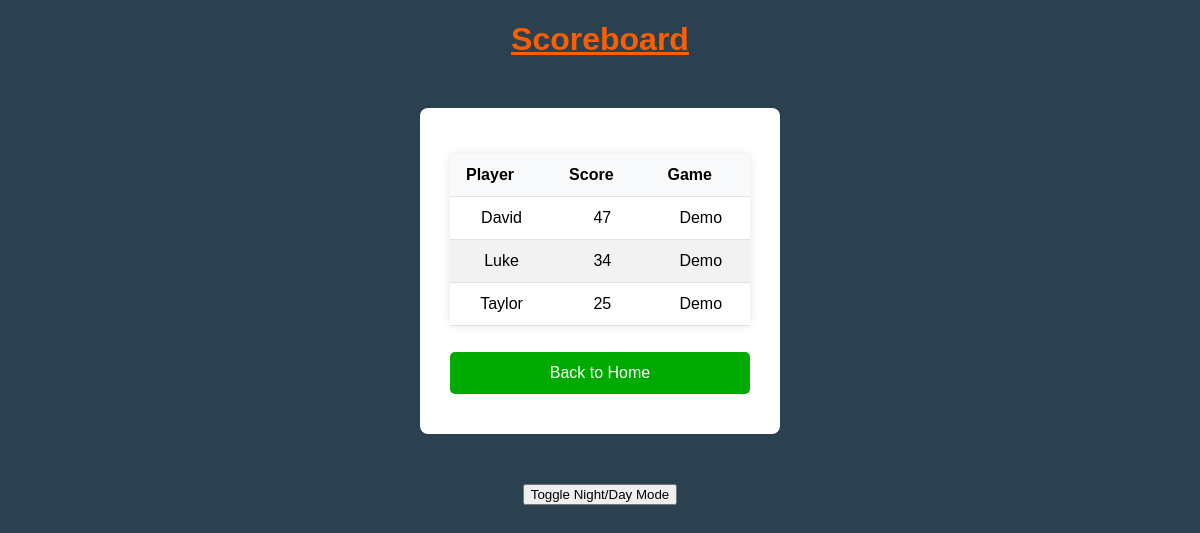
The page /scoreboard on the database as committed earlier.
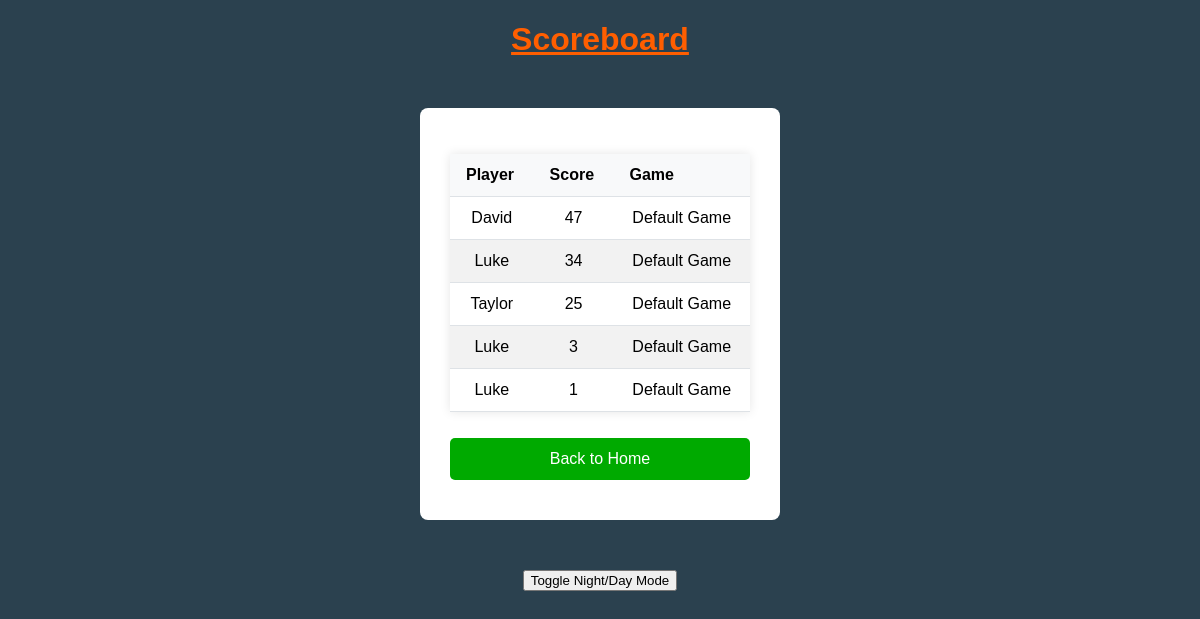
The same page on the database as committed later.
### src/models.py (models this page shows)
class GameResult(db.Model):
    id = db.Column(db.Integer, primary_key=True)
    user_id = db.Column(db.Integer, ForeignKey("user.id"))
    set_id = db.Column(db.Integer, ForeignKey("question_set.id"))
    score = db.Column(db.Integer, nullable=False)
    question_set = relationship("QuestionSet", backref="game_results")

class User(db.Model):
    id = db.Column(db.Integer, primary_key=True)
    username = db.Column(db.String(80), unique=True, nullable=False)
    games = relationship("GameResult", backref="user")
    question_sets = relationship("QuestionSet", backref="creator")

class QuestionSet(db.Model):
    id = db.Column(db.Integer, primary_key=True)
    title = db.Column(db.String(120), nullable=False)
    creator_id = db.Column(db.Integer, ForeignKey("user.id"))
    questions = relationship("Question", backref="question_set")

### src/app.py (the view)
@app.route('/scoreboard')
def scoreboard():
    games = GameResult.query.order_by(GameResult.score.desc()).all()
    return render_template("scoreboard.html", games=games)

### src/templates/scoreboard.html (shortened to what this page needs)
<!DOCTYPE html>
<html lang="en">
<head>
    <link rel="stylesheet" href="{{ url_for('static', filename='style.css') }}">
</head>
<body>
    <div>
        <h1>Scoreboard</h1>
    </div>
    <div class="menu-box">
        <table class="styled-table">
            <thead>
                <tr>
                    <th>Player</th>
                    <th>Score</th>
                    <th>Game</th>
                </tr>
            </thead>
            <tbody>
                {% for game in games %}
                <tr>
                    <td>{{ game.user.username }}</td>
                    <td>{{ game.score }}</td>
                    <td>{{ game.question_set.title }}</td>
                </tr>
                {% endfor %}
            </tbody>
        </table>
        <form action="/" method="get">
            <button type="submit">Back to Home</button>
        </form>
    </div>
    <button id="modeToggle">Toggle Night/Day Mode</button>
</body>
</html>

### src/static/style.css (style rules this page uses)
body { font-family: Arial, sans-serif; background-color: #2b414f; color: rgb(0, 0, 0); text-align: center; margin: 0; padding: 0; }
h1 { color: #ff5e00; text-decoration: underline; font-size: 2em; }
.menu-box { background-color: white; padding: 30px; margin: 50px auto; width: 300px; border-radius: 8px; }
.menu-box button { width: 100%; margin: 10px 0; padding: 12px; font-size: 1em; cursor: pointer; }
button[type="submit"] { background-color: #00aa00; color: white; padding: 12px 20px; border: none; font-size: 1em; border-radius: 5px; cursor: pointer; }
.styled-table { width: 100%; border-collapse: collapse; margin: 1em 0; font-size: 1rem; font-family: sans-serif; box-shadow: 0 0 10px rgba(0, 0, 0, 0.1); }
.styled-table thead { background-color: #f8f9fa; text-align: left; }
.styled-table th, .styled-table td { padding: 12px 16px; border-bottom: 1px solid #dee2e6; }
.styled-table tbody tr:nth-of-type(even) { background-color: #f2f2f2; }

Rows that differ between the two databases and show on the page:
changed through a linked row, GameResult "David": question_set "Demo" → "Default Game"
changed through a linked row, GameResult (number 2 of 5 on the later page): question_set "Demo" → "Default Game"
changed through a linked row, GameResult "Taylor": question_set "Demo" → "Default Game"
added GameResult: user.username "Luke", score "3", question_set "Default Game"
added GameResult: user.username "Luke", score "1", question_set "Default Game"
